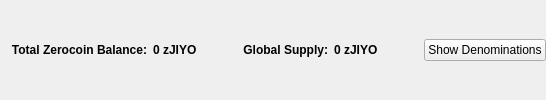
                       <widget class="QFrame" name="balanceSupplyFrame">
                        <layout class="QHBoxLayout" name="horizontalLayout_2" stretch="0,0,0,1,0">
                         <property name="rightMargin">
                          <number>0</number>
                         </property>
                         <item>
                          <layout class="QHBoxLayout" name="horizontalLayout_34">
                           <item>
                            <widget class="QLabel" name="labelzAvailableText_3">
                             <property name="font">
                              <font>
                               <weight>75</weight>
                               <bold>true</bold>
                              </font>
                             </property>
                             <property name="toolTip">
                              <string>Total Balance including unconfirmed and immature zJIYO</string>
                             </property>
                             <property name="text">
                              <string>Total Zerocoin Balance:</string>
                             </property>
                             <property name="alignment">
                              <set>Qt::AlignRight|Qt::AlignTrailing|Qt::AlignVCenter</set>
                             </property>
                            </widget>
                           </item>
                           <item>
                            <widget class="QLabel" name="labelzAvailableAmount_4">
                             <property name="minimumSize">
                              <size>
                               <width>40</width>
                               <height>0</height>
                              </size>
                             </property>
                             <property name="font">
                              <font>
                               <weight>75</weight>
                               <bold>true</bold>
                              </font>
                             </property>
                             <property name="toolTip">
                              <string>Total Balance including unconfirmed and immature zJIYO</string>
                             </property>
                             <property name="text">
                              <string>0 zJIYO</string>
                             </property>
                             <property name="alignment">
                              <set>Qt::AlignLeading|Qt::AlignLeft|Qt::AlignVCenter</set>
                             </property>
                            </widget>
                           </item>
                          </layout>
                         </item>
                         <item>
                          <spacer name="horizontalSpacer_32">
                           <property name="orientation">
                            <enum>Qt::Horizontal</enum>
                           </property>
                           <property name="sizeHint" stdset="0">
                            <size>
                             <width>40</width>
                             <height>20</height>
                            </size>
                           </property>
                          </spacer>
                         </item>
                         <item>
                          <layout class="QHBoxLayout" name="horizontalLayout_35">
                           <item>
                            <widget class="QLabel" name="labelZsupplyText_2">
                             <property name="font">
                              <font>
                               <weight>75</weight>
                               <bold>true</bold>
                              </font>
                             </property>
                             <property name="text">
                              <string>Global Supply:</string>
                             </property>
                             <property name="alignment">
                              <set>Qt::AlignRight|Qt::AlignTrailing|Qt::AlignVCenter</set>
                             </property>
                            </widget>
                           </item>
                           <item>
                            <widget class="QLabel" name="labelZsupplyAmount_2">
                             <property name="font">
                              <font>
                               <weight>75</weight>
                               <bold>true</bold>
                              </font>
                             </property>
                             <property name="text">
                              <string>0 zJIYO</string>
                             </property>
                            </widget>
                           </item>
                          </layout>
                         </item>
                         <item>
                          <spacer name="horizontalSpacer_31">
                           <property name="orientation">
                            <enum>Qt::Horizontal</enum>
                           </property>
                           <property name="sizeHint" stdset="0">
                            <size>
                             <width>40</width>
                             <height>20</height>
                            </size>
                           </property>
                          </spacer>
                         </item>
                         <item>
                          <widget class="QPushButton" name="pushButtonShowDenoms">
                           <property name="toolTip">
                            <string>Show zJIYO denominations list</string>
                           </property>
                           <property name="text">
                            <string>Show Denominations</string>
                           </property>
                          </widget>
                         </item>
                        </layout>
                       </widget>
